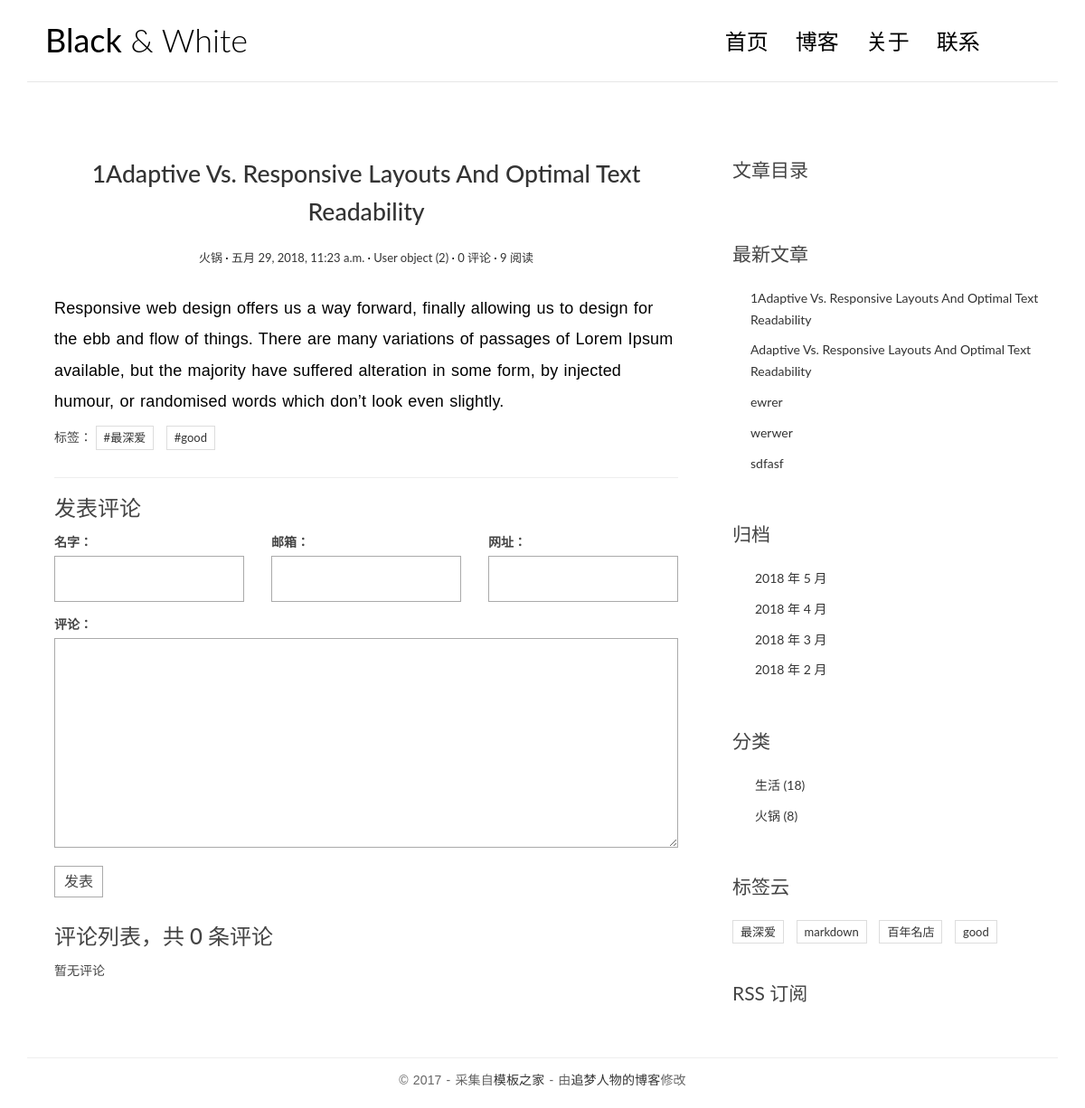
/26/, run on the app's committed database.
### onefirst/models.py (models this page shows, shortened)
@python_2_unicode_compatible
class Post(models.Model):
    title = models.CharField('标题', max_length=70)
    body = models.TextField('正文')
    created_time = models.DateTimeField('创建时间')
    modified_time = models.DateTimeField('修改时间')
    excerpt = models.CharField('摘要', max_length=200, blank=True)
    category = models.ForeignKey(Category, verbose_name='分类')
    tags = models.ManyToManyField(Tag, blank=True, verbose_name='标签')
    author = models.ForeignKey(User, verbose_name='作者')
    views = models.PositiveIntegerField('阅读量', default=0)
    """
    函数get_absolute_url：获取文章据对路径
    1.视图函数命名空间app_name = 'onefirst'
    2.name=detail的视图
    3.reverse函数解析该视图的URL
    4.post/(?P<pk>[0-9]+)/中的正则部分被kwargs中pk替换掉
    5.最终该函数返回结果如/post/255/,这样Post 自己就生成了自己的 URL
    """
    def get_absolute_url(self):
        return reverse('onefirst:detail', kwargs={'pk': self.pk})
    def increase_view(self):
        self.views += 1
        self.save(update_fields=['views'])
    def save(self, *args, **kwargs):
        if not self.excerpt:
            md = markdown.Markdown(extensions=[
                'markdown.extensions.extra',
                'markdown.extensions.codehilite',
            ])
            self.excerpt = strip_tags(md.convert(self.body))[:199]
        super(Post, self).save(*args, **kwargs)
    class Meta:
        verbose_name = '文章'
        verbose_name_plural = '文章'
        ordering = ['-created_time']

@python_2_unicode_compatible
class Category(models.Model):
    name = models.CharField('分类', max_length=100)
    def __str__(self):
        return self.name
    class Meta:
        verbose_name = '分类'
        verbose_name_plural = '分类'

@python_2_unicode_compatible
class User(models.Model):
    username = models.CharField(max_length=21)
    password = models.CharField(max_length=21)

@python_2_unicode_compatible
class Tag(models.Model):
    name = models.CharField('标签', max_length=100)
    class Meta:
        verbose_name = '标签'
        verbose_name_plural = '标签'

### onefirst/views.py (the view)
# urls.py: url(r'^(?P<pk>[0-9]+)/$', views.PostDetailView.as_view(), name='detail'),
class PostDetailView(DetailView):
    model = Post
    template_name = 'onefirst/detail.html'
    context_object_name = 'post'
    def get(self, request, *args, **kwargs):
        response = super(PostDetailView, self).get(request, *args, **kwargs)
        self.object.increase_view()
        return response
    def get_object(self, queryset=None):
        post = super(PostDetailView, self).get_object(queryset=None)
        md = markdown.Markdown(extensions=[
                                              'markdown.extensions.extra',
                                              'markdown.extensions.codehilite',
                                              'markdown.extensions.toc',
                                          ])
        post.body = md.convert(post.body)
        post.toc = md.toc
        return post
    def get_context_data(self, **kwargs):
        context = super(PostDetailView, self).get_context_data(**kwargs)
        form = CommentForm
        comment_list = self.object.comment_set.all()
        context.update({
            'form': form,
            'comment_list': comment_list
        })
        return context

### onefirst/templatetags/onefirst_tags.py (called while the page is built)
@register.simple_tag
def get_recent_posts(num=5):
    return Post.objects.all().order_by('-created_time')[:num]

@register.simple_tag
def archives():
    return Post.objects.dates('created_time', 'month', order='DESC')

@register.simple_tag
def get_categories():
    return Category.objects.annotate(num_posts=Count('post')).filter(num_posts__gt=0)

@register.simple_tag
def get_tags():
    return Tag.objects.annotate(num_posts=Count('post')).filter(num_posts__gt=0)

### templates/onefirst/detail.html (shortened to what this page needs)
{% extends 'base.html' %}
{% block main %}
    <article class="post post-1">
        <header class="entry-header">
            <h1 class="entry-title">
                <a href="{{ post.get_absolute_url }}">{{ post.title }}</a>
            </h1>
            <div class="entry-meta">
                <span class="post-category"><a href="#">{{ post.category }}</a></span>
                <span class="post-date"><a href="#"><time class="entry-date"
                                                          datetime="{{ post.created_time }}">{{ post.created_time }}</time></a></span>
                <span class="post-author"><a href="#">{{ post.author }}</a></span>
                <span class="comments-link"><a href="#">{{ post.comment_set.count }} 评论</a></span>
                <span class="views-count"><a href="#">{{ post.views }} 阅读</a></span>
            </div>
        </header>
        <div class="entry-content clearfix">
            {{ post.body |safe}}
        </div>
        <div class="widget-tag-cloud">
            <ul>
                标签：
                {% for tag in post.tags.all %}
                    <li><a href="#">#{{ tag.name }}</a></li>
                {% endfor %}
            </ul>
        </div>
    </article>
    <section class="comment-area" id="comment-area">
        <hr>
        <h3>发表评论</h3>
        <form action="{% url 'comments:post_comment' post.pk %}" method="post" class="comment-form">
            <div class="row">
                <div class="col-md-4">
                    <label for="{{ form.name.id_for_label }}">名字：</label>
                    {{ form.name }}
                </div>
                <div class="col-md-4">
                    <label for="{{ form.email.id_for_label }}">邮箱：</label>
                    {{ form.email }}
                </div>
                <div class="col-md-4">
                    <label for="{{ form.url.id_for_label }}">网址：</label>
                    {{ form.url }}
                </div>
                <div class="col-md-12">
                    <label for="{{ form.text.id_for_label }}">评论：</label>
                    {{ form.text }}
                    <button type="submit" class="comment-btn">发表</button>
                </div>
            </div>
        </form>
        <div class="comment-list-panel">
            <h3>评论列表，共 <span>{{ post.comment_set.count }}</span> 条评论</h3>
            <ul class="comment-list list-unstyled">
                {% for comment in comment_list %}
                    <li class="comment-item">
                    <span class="nickname">{{ comment.name }}</span>
                    <time class="submit-date" datetime="2012-11-09T23:15:57+00:00">{{ comment.created_time }}</time>
                    <div class="text">
                        {{ comment.text }}
                    </div>
                </li>
                {% empty %}
                    暂无评论
                {% endfor %}
            </ul>
        </div>
    </section>
{% endblock %}
{% block toc %}
    <div class="widget widget-content">
        <h3 class="widget-title">文章目录</h3>
    </div>
{% endblock %}
{% block widget %}
    {% include 'onefirst/widget.html' %}
{% endblock widget %}

### templates/base.html (shortened to what this page needs)
{% load staticfiles %}
{% load onefirst_tags %}
<!DOCTYPE html>
<html>
<head>
    <link rel="stylesheet" href="{% static 'onefirst/css/bootstrap.min.css' %}">
    <link rel="stylesheet" href="http://code.ionicframework.com/ionicons/2.0.1/css/ionicons.min.css">
    <link rel="stylesheet" href="{% static 'onefirst/css/pace.css' %}">
    <link rel="stylesheet" href="{% static 'onefirst/css/custom.css' %}">
    <link rel="stylesheet" href="{% static 'onefirst/css/highlights/github.css' %}">
</head>
<body>
<div class="container">
    <header id="site-header">
        <div class="row">
            <div class="col-md-4 col-sm-5 col-xs-8">
                <div class="logo">
                    <h1><a href="{% url 'onefirst:index' %}"><b>Black</b> &amp; White</a></h1>
                </div>
            </div>
            <div class="col-md-8 col-sm-7 col-xs-4">
                <nav class="main-nav" role="navigation">
                    <div class="collapse navbar-collapse" id="bs-example-navbar-collapse-1">
                        <ul class="nav navbar-nav navbar-right">
                            <li class="cl-effect-11"><a href="{% url 'onefirst:index' %}" data-hover="首页">首页</a></li>
                            <li class="cl-effect-11"><a href="{% url 'onefirst:blog' %}" data-hover="博客">博客</a></li>
                            <li class="cl-effect-11"><a href="{% url 'onefirst:about' %}" data-hover="关于">关于</a></li>
                            <li class="cl-effect-11"><a href="{% url 'onefirst:contact' %}" data-hover="联系">联系</a></li>
                        </ul>
                    </div>
                </nav>
            </div>
        </div>
    </header>
</div>
<div class="content-body">
    <div class="container">
        <div class="row">
            <main class="col-md-8">
            {% block main %}
            {% endblock %}
            </main>
            <aside class="col-md-4">
                {% block toc %}
                {% endblock %}
                {% block widget %}
                {% endblock widget%}
            </aside>
        </div>
    </div>
</div>
<footer id="site-footer">
    <div class="container">
        <div class="row">
            <div class="col-md-12">
                <p class="copyright">&copy 2017 - 采集自<a href="http://www.cssmoban.com/"
                                                        target="_blank" title="模板之家">模板之家</a>
                    - 由<a href="http://zmrenwu.com/" title="网页模板" target="_blank">追梦人物的博客</a>修改
                </p>
            </div>
        </div>
    </div>
</footer>
</body>
</html>

### templates/onefirst/widget.html (shortened to what this page needs)
{% load onefirst_tags %}
<div class="widget widget-recent-posts">
    <h3 class="widget-title">最新文章</h3>
    {% get_recent_posts as recent_post_list %}
    <ul>
        {% for post in recent_post_list%}
        <li>
            <a href={{ post.get_absolute_url }}>{{ post.title }}</a>
        </li>
        {% empty %}
            暂无文章！
       {% endfor %}
    </ul>
</div>
<div class="widget widget-archives">
    <h3 class="widget-title">归档</h3>
    {% archives as date_time %}
    <ul>
        {% for date in date_time %}
        <li>
            <a href="{% url 'onefirst:archives' date.year date.month %}">{{ date.year }} 年 {{ date.month }} 月</a>
        </li>
        {% empty %}
            暂无归档分类！
        {% endfor %}
    </ul>
</div>
<div class="widget widget-category">
    <h3 class="widget-title">分类</h3>
    {% get_categories as category_list %}
    <ul>
        {% for category in category_list %}
        <li>
            <a href="{% url 'onefirst:category' category.pk %}">{{ category.name }}
                <span class="post-count">({{ category.num_posts }})</span></a>
        </li>
        {% empty %}
            暂无文章分类！
        {% endfor %}
    </ul>
</div>
<div class="widget widget-tag-cloud">
    <h3 class="widget-title">标签云</h3>
    {% get_tags as tag_list %}
    <ul>
        {% for tag in tag_list %}
        <li>
            <a href="{% url 'onefirst:tag' tag.pk %}">{{ tag.name }}</a>
        </li>
        {% endfor %}
    </ul>
</div>
<div class="rss">
    <a href="{% url 'rss' %}"> RSS 订阅</a>
</div>

### onefirst/static/onefirst/css/custom.css (style rules this page uses)
* { outline: none; }
h1, h2, h3, h4, h5, h6 { margin-top: 0; }
b { font-weight: 400; }
a { color: #333; }
body { color: #444; font-family: 'Lato', sans-serif; }
p { font-family: 'Ubuntu', sans-serif; font-weight: 400; word-spacing: 1px; letter-spacing: 0.01em; }
#site-header { background-color: #FFF; padding: 25px 20px; margin-bottom: 40px; border-bottom: 1px solid #e7e7e7; }
.logo h1 a { color: #000; }
.logo h1 { margin: 0; font-family: 'Lato', sans-serif; font-weight: 300; }
.main-nav { margin-top: 11px; max-width: 95%; }
.main-nav a { color: #000000 !important; padding: 0 0 5px 0 !important; margin-right: 30px; font-family: 'Lato', sans-serif; font-weight: 300; font-size: 24px; }
.cl-effect-11 a { padding: 10px 0; color: #0972b4; text-shadow: none; }
.cl-effect-11 a::before { position: absolute; top: 0; left: 0; overflow: hidden; padding: 0 0 5px 0 !important; max-width: 0; border-bottom: 1px solid #000; color: #000; content: attr(data-hover); white-space: nowrap; -webkit-transition: max-width 0.5s; -moz-transition: max-width 0.5s; transition: max-width 0.5s; }
.content-body { padding-bottom: 4em; }
.post { background: #fff; padding: 30px 30px 0; }
.entry-title { text-align: center; font-size: 1.9em; margin-bottom: 20px; line-height: 1.6; padding: 10px 20px 0; }
.entry-meta { text-align: center; color: #DDDDDD; font-size: 13px; margin-bottom: 30px; }
.entry-content { font-size: 18px; line-height: 1.9; font-weight: 300; color: #000; }
.post-category::after, .post-date::after, .post-author::after, .comments-link::after { content: ' ·'; color: #000; }
.widget { background: #fff; padding: 30px 0 0; }
.widget-title { font-size: 1.5em; margin-bottom: 20px; line-height: 1.6; padding: 10px 0 0; font-weight: 400; }
.widget-recent-posts ul { padding: 0; margin: 0; padding-left: 20px; }
.widget-recent-posts ul li { list-style-type: none; position: relative; line-height: 170%; margin-bottom: 10px; }
.widget-recent-posts ul li::before { content: '\f3d3'; font-family: "Ionicons"; position: absolute; left: -17px; top: 3px; font-size: 16px; color: #000; }
.widget-archives ul { padding: 0; margin: 0; padding-left: 25px; }
.widget-archives ul li { list-style-type: none; position: relative; line-height: 170%; margin-bottom: 10px; }
.widget-archives ul li::before { content: '\f3f3'; font-family: "Ionicons"; position: absolute; left: -25px; top: 1px; font-size: 16px; color: #000; }
.widget-category ul { padding: 0; margin: 0; padding-left: 25px; }
.widget-category ul li { list-style-type: none; position: relative; line-height: 170%; margin-bottom: 10px; }
.widget-category ul li::before { content: '\f3fe'; font-family: "Ionicons"; position: absolute; left: -25px; top: 1px; font-size: 18px; color: #000; }
.widget-tag-cloud ul { padding: 0; margin: 0; margin-right: -10px; }
.widget-tag-cloud ul li { list-style-type: none; font-size: 13px; display: inline-block; margin-right: 10px; margin-bottom: 10px; padding: 3px 8px; border: 1px solid #ddd; }
.rss { font-size: 21px; margin-top: 30px; }
.rss a { color: #444; }
#site-footer { padding-top: 10px; padding: 0 0 1.5em 0; }
.copyright { text-align: center; padding-top: 1em; margin: 0; border-top: 1px solid #eee; color: #666; }
.contact-form input, .comment-form input { border: 1px solid #aaa; margin-bottom: 15px; width: 100%; padding: 15px 15px; font-size: 16px; line-height: 100%; transition: 0.4s border-color linear; }
.contact-form textarea, .comment-form textarea { border: 1px solid #aaa; margin-bottom: 15px; width: 100%; padding: 15px 15px; font-size: 16px; line-height: 20px !important; min-height: 183px; transition: 0.4s border-color linear; }
.comment-area { padding: 0 30px 0; }
.comment-form { margin-top: 15px; }
.comment-form .comment-btn { background-color: #fff; border: 1px solid #aaa; font-size: 16px; padding: 5px 10px; }
.comment-list-panel { margin-top: 30px; }
.comment-list { margin-top: 15px; }

### data on the page
Post: title "1Adaptive Vs. Responsive Layouts And Optimal Text Readability", category "火锅", created_time "五月 29, 2018, 11:23 a.m.", author "User object (2)", comment_set.count "0", views "9", body "Responsive web design offers us a way forward, finally allowing us to design for the ebb and flow of things. There are many variations of passages of Lorem Ipsum available, but the majority have suffered alteration in some form, by injected humour, or randomised words which don’t look even slightly."
Tag: name "最深爱"
Tag: name "good"
Post: title "Adaptive Vs. Responsive Layouts And Optimal Text Readability"
Post: title "ewrer"
Post: title "werwer"
Post: title "sdfasf"
Category: name "生活", num_posts "18"
Category: name "火锅", num_posts "8"
Tag: name "markdown"
Tag: name "百年名店"

### other printed values
{{ date.year }} "2018" "2018" "2018" "2018"
{{ date.month }} "5" "4" "3" "2"
